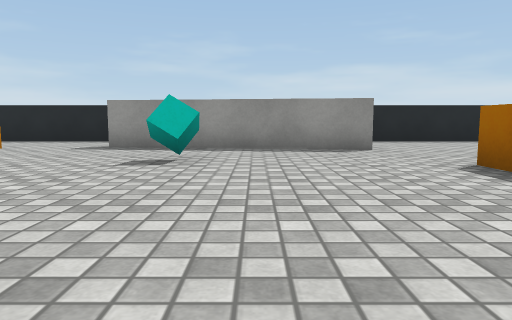
view 1 (above)

16 first-person views from a walk through a scene from a Unity 3-D project. The camera is 0.55 m above the floor, tilts 6° down and sees 70° across. The floor is counted in squares, 1 m on a side. Each view is taken from the middle of a square. On the plan, view 1 faces up. The plan holds only what a view shows up to about 9 squares ahead; the rest is blank. The player is left out. Surface patterns are stand-ins for the level's own textures.

view 2
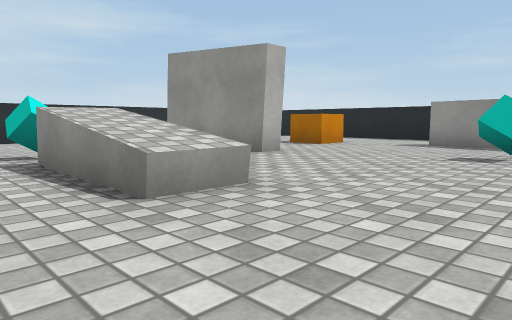

view 3
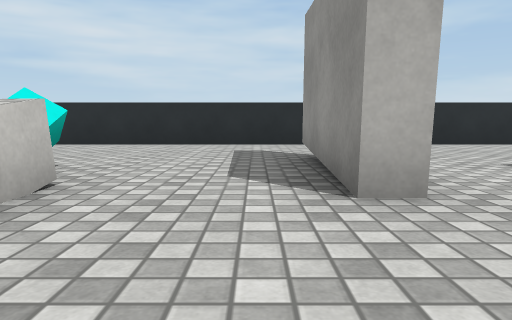

view 4
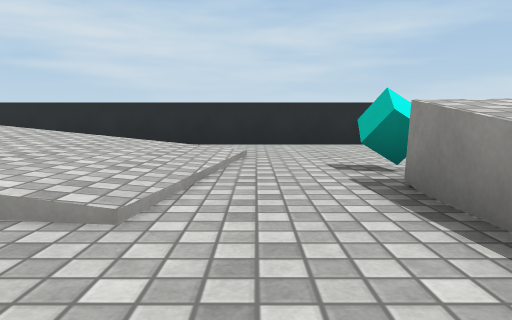

view 5
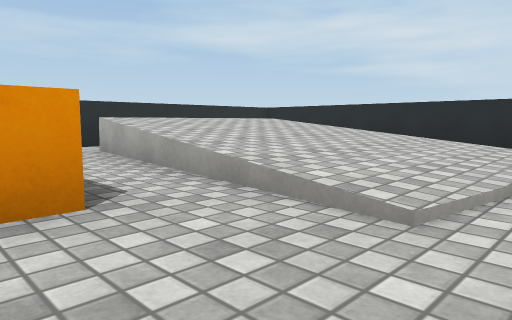

view 6
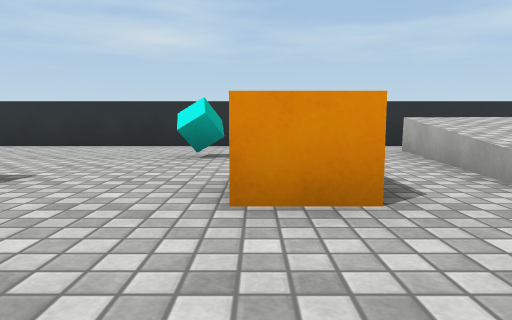

view 7
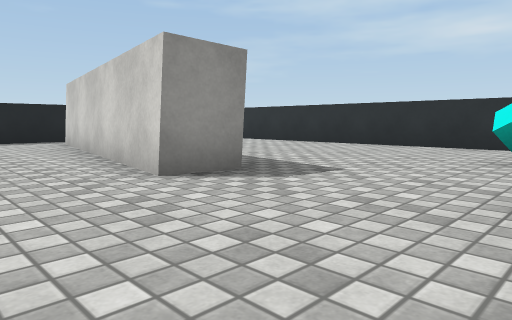

view 8
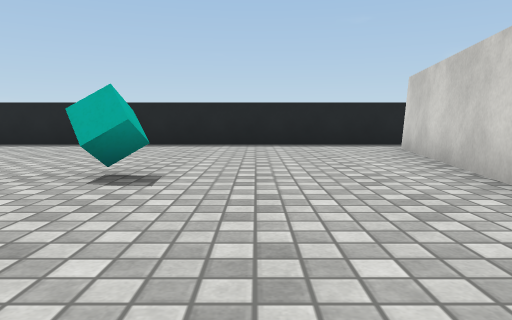

view 9
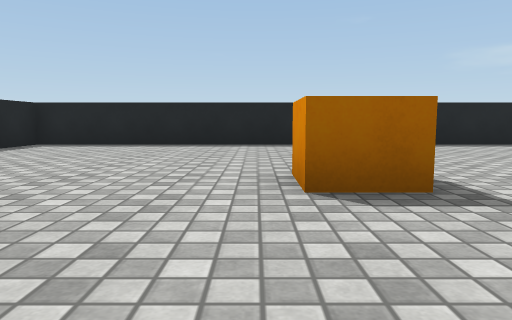

view 10
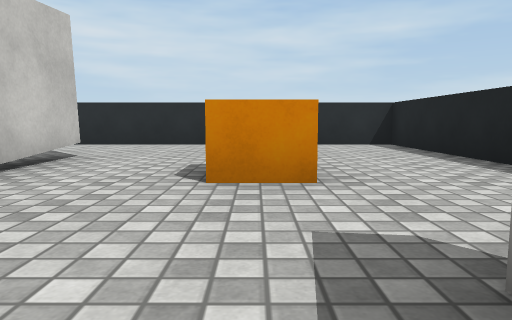

view 11
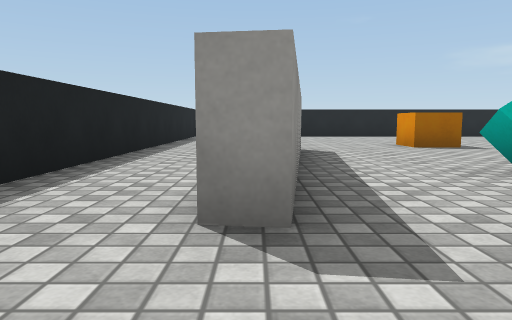

view 12
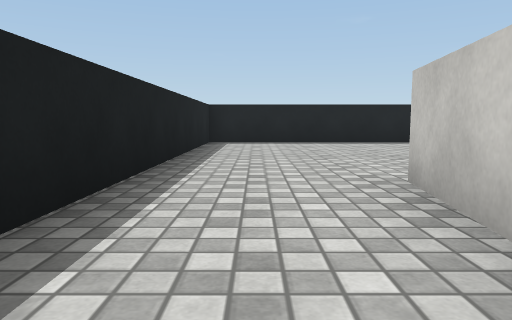

view 13
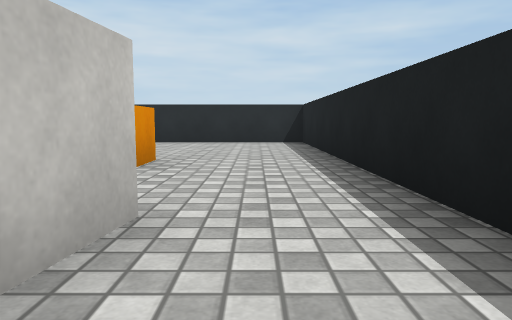

view 14
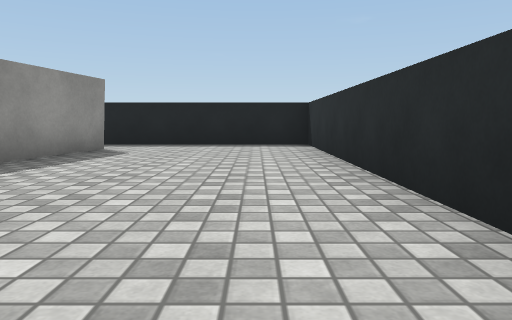

view 15
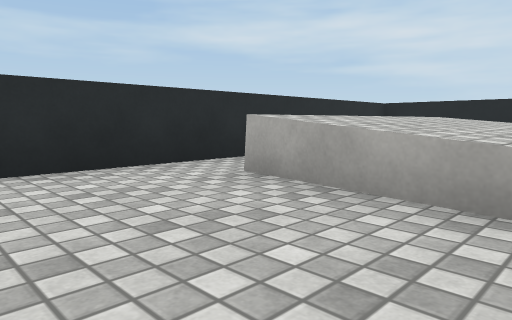

view 16
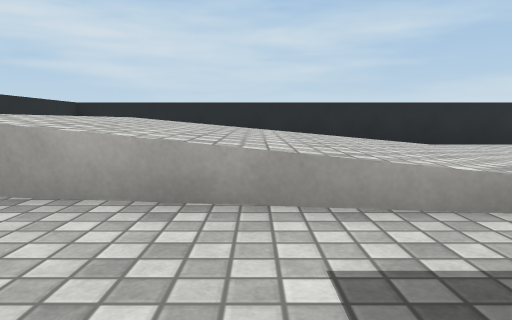

### Floor plan
Key: @ floor where view 1 was taken; # wall or solid block; . main floor; : floor 0.55 m higher than the main floor; + floor 0.6 m higher than the main floor; / step, stairs or slope; = window, fence, low wall or low ledge; ^ raised ledge; C orange cube; Y cyan cube.
Columns run from 11 left of view 1 to 9 right of it. Each row starts with its distance up from view 1.
 11 #####################
 10 #...................#
  9 #...................#
  8 #.......#####.......#
  7 #....C......##......#
  6 #...................#
  5 #.........Y.........#
  4 #...###.......CC....#
  3 #...................#
  2 #...................#
  1 #....Y^^^...........#
  0 #..........@...Y....#
 -1 #../................#
 -2 #. /////............#
 -3 #  ////=.....##.....#
 -4 #  ////=CC...######.#
 -5 # .////..........##.#
 -6 # .////.............#
 -7 #  ++::...Y.........#
 -8 #   ................#
 -9 #####################

Positions as (right, up) in squares from view 1, and headings:
1: (0, 0), facing up
2: (0, -1), facing up-left
3: (-2, 3), facing left
4: (-2, -1), facing left
5: (-2, -1), facing down-left
6: (-2, -1), facing down
7: (-2, -1), facing down-right
8: (0, -1), facing right
9: (0, 5), facing right
10: (-2, 7), facing left
11: (-5, 8), facing right
12: (-1, 9), facing right
13: (-1, 9), facing left
14: (0, -8), facing right
15: (-2, -5), facing down-left
16: (-2, -5), facing left
